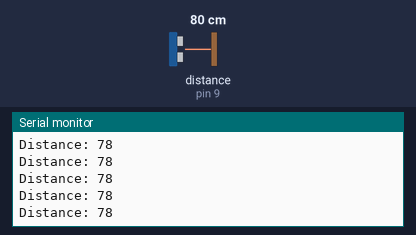
Simulated run of this sketch. Board: Arduino Uno, built with avr-gcc and run on an emulated ATmega328P. Shown: the last lines printed to the serial monitor. Wiring (inferred from the names in the program): ultrasonic range finder: trigger pin 10; echo pin 9. The inputs (shaded band) are chosen by the test bench; at power-on: distance to the obstacle (sensor on pin 9) 80 cm. The echo pulse lasts 58.3 µs per cm.

Above: at 1.2 s.
1.3 s: distance to the obstacle (sensor on pin 9) set to 2 cm
At 2.4 s:
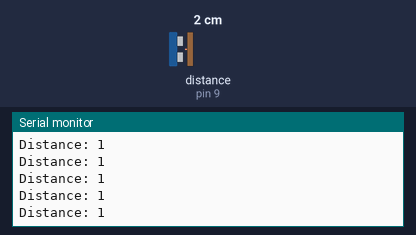
4.3 s: distance to the obstacle (sensor on pin 9) set to 120 cm
At 4.9 s:
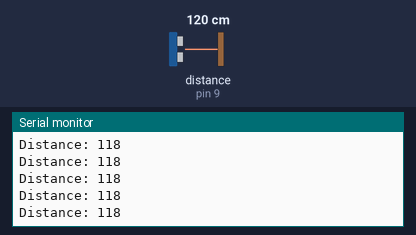
7.3 s: distance to the obstacle (sensor on pin 9) set to 4 cm
At 7.9 s:
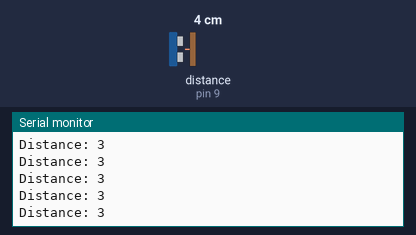
10.3 s: distance to the obstacle (sensor on pin 9) set to 18 cm
At 11.1 s:
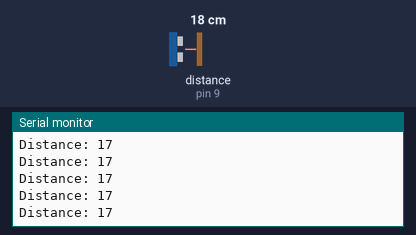
Timing chart, 0 to 13.3 s (numbered marks = the images above; inputs shaded):
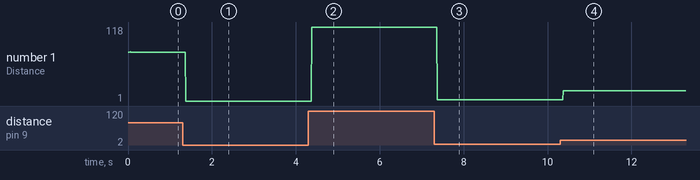

The sketch:

Ultrasonic_Sensor.ino
```cpp
// C++ code
//

int trigPin=10;
int echoPin=9;
long time;
int distance;

void setup()
{
  pinMode(echoPin, INPUT);
  pinMode(trigPin, OUTPUT);
  Serial.begin(9600);
}

void loop()
{
  digitalWrite(trigPin, LOW);
  delayMicroseconds(2);

  digitalWrite(trigPin, HIGH);
  delayMicroseconds(10);
  digitalWrite(trigPin, LOW);

  time= pulseIn(echoPin, HIGH); // time of the signal
  distance = time* 0.034/2; // speed of sound in air (cm/microsec)
  // the distance is from the sensor to the object,
  //not both directions

  Serial.print("Distance: ");
  Serial.println(distance);

}
```

Measured:
- after the input at 1.3 s, the serial monitor: prints a new line after 0.07 s (image 1)
- after the input at 4.3 s, the serial monitor: prints a new line after 0.08 s (image 2)
- after the input at 7.3 s, the serial monitor: prints a new line after 0.07 s (image 3)
- after the input at 10.3 s, the serial monitor: prints a new line after 0.07 s (image 4)
- plotted number 1: 78 → 1 after the input at 1.3 s, 1 → 118 after the input at 4.3 s, 118 → 3 after the input at 7.3 s, 3 → 1 after the input at 10.3 s
